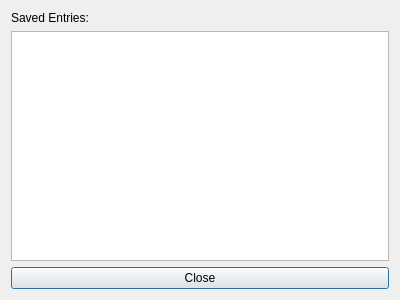
<?xml version="1.0" encoding="UTF-8"?>
<ui version="4.0">
 <class>ViewEntriesDialog</class>
 <widget class="QDialog" name="ViewEntriesDialog">
  <property name="geometry">
   <rect>
    <x>0</x>
    <y>0</y>
    <width>400</width>
    <height>300</height>
   </rect>
  </property>
  <property name="windowTitle">
   <string>View Entries</string>
  </property>
  <layout class="QVBoxLayout" name="verticalLayout">
   <item>
    <widget class="QLabel" name="entriesLabel">
     <property name="text">
      <string>Saved Entries:</string>
     </property>
    </widget>
   </item>
   <item>
    <widget class="QListView" name="entriesListView"/>
   </item>
   <item>
    <widget class="QPushButton" name="closeButton">
     <property name="text">
      <string>Close</string>
     </property>
    </widget>
   </item>
  </layout>
 </widget>
</ui>
